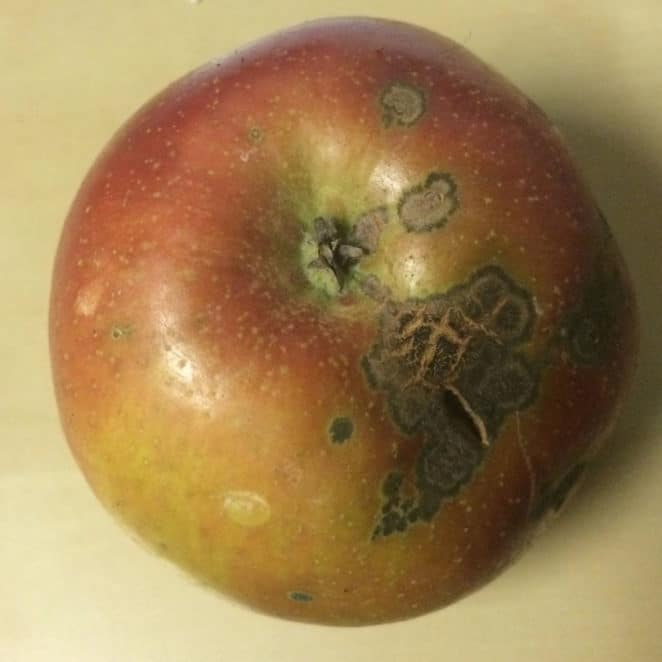
%> input picture Image_Dataset/apple_scab.jpg, 662 x 662 px
$ octave RotDetect.m   (GNU Octave 9; MATLAB toolbox functions it lacks are replaced by stand-ins)
%> lines starting %> are read from the running program, lines starting %| are printed output that depends on the picture; in (x1, y1, x2, y2) boxes, pixels count from 0 and x2, y2 are one past the last pixel; in counts of white or black regions, pixels touching at a corner belong together; the program's own positions count from 1
close all;
clc;

img = imread('./Image_Dataset/apple_scab.jpg');
%> img is the input picture: size 662x662x3 uint8; mean R, G, B 157.4, 128.3, 82.6
gray = rgb2gray(img);
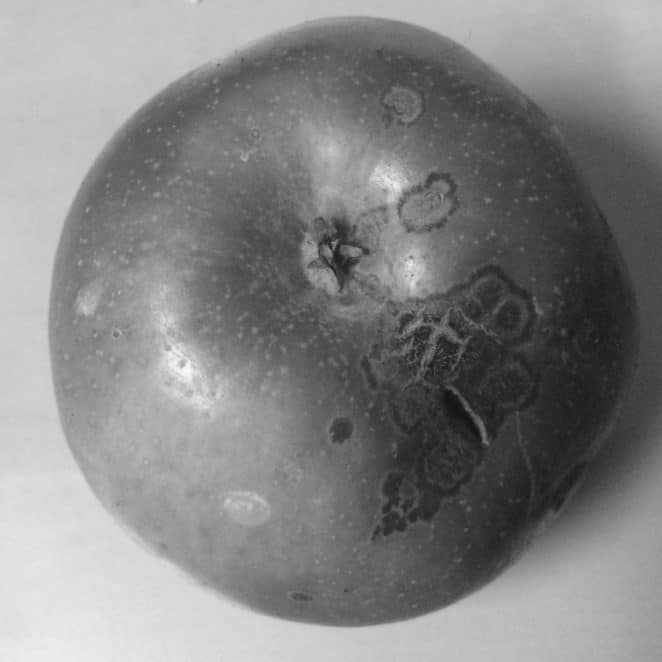
%> gray: size 662x662 uint8; min 16, max 248, mean 131.8
gray = im2double(gray);
%> gray: size 662x662 double
gray = imadjust(gray, [], [], 0.5);
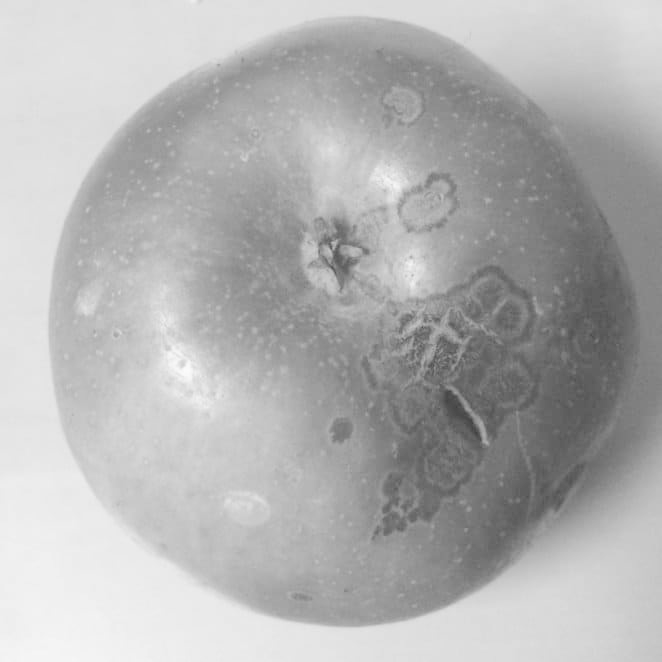
%> gray: size 662x662 double; min 0.25, max 0.986, mean 0.701

% gray = histeq(gray);

figure; imshow(gray);

%Morphological Operations
% gray = medfilt2(gray, [10 10]);
se = strel('disk', 3);
g = imclose(gray, se);
g = imopen(g, se);

figure; imshow(g);

g = imbinarize(g, 0.4);
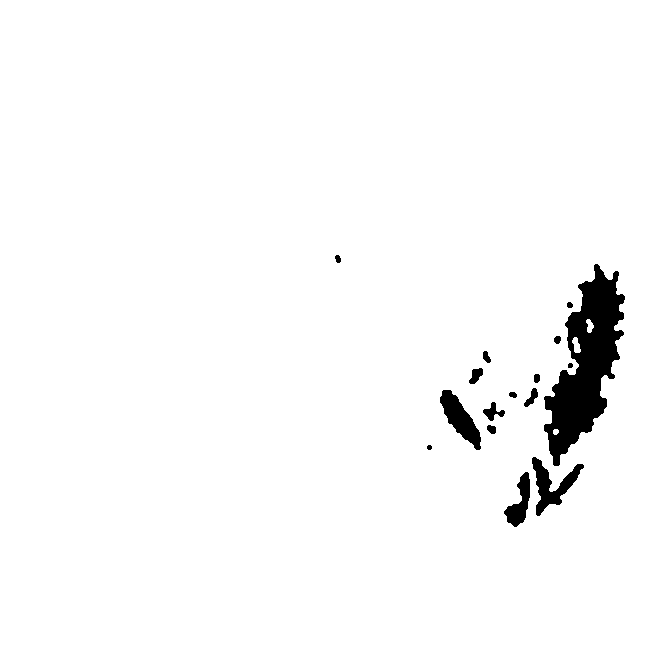
%> g: size 662x662 logical; 97.4% white; 16 black regions, largest, box (x1, y1, x2, y2) and area: (544, 264, 625, 466) 7670, (532, 457, 584, 516) 1077, (440, 390, 481, 450) 1076

[B, L] = bwboundaries(g, 'noholes');
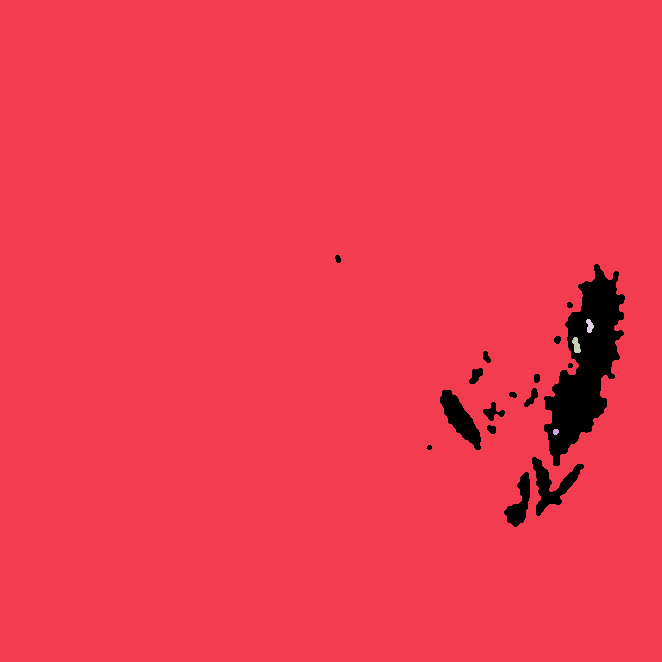
%> L: size 662x662 double; 5 distinct labels, from 0 to 4; one colour per label, 0 black
%> B = 4 boundaries; box (x1, y1, x2, y2) and points: (0, 0, 662, 662) 2645, (572, 337, 581, 353) 37, (586, 319, 594, 333) 31, (553, 429, 559, 435) 16
figure; imshow(label2rgb(L, @jet, [.5 .5 .5]))
%> after `imshow(label2rgb(L, @jet, [.5 .5 .5]))`:
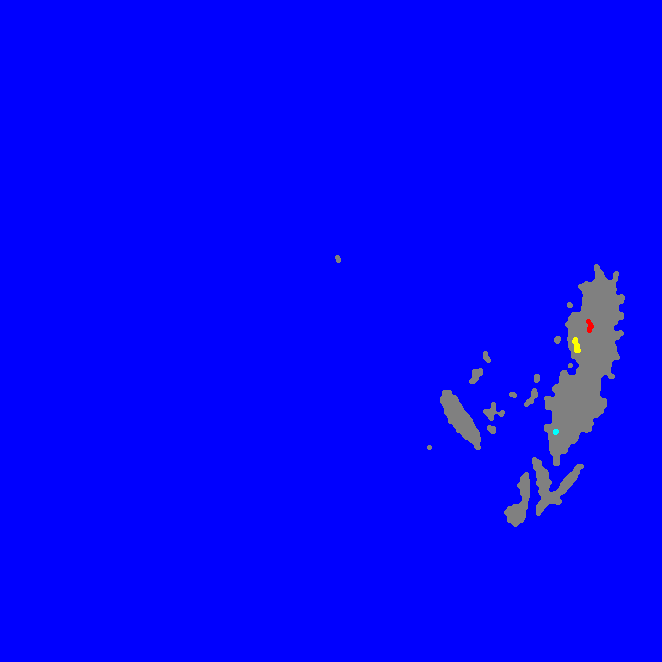
%> displayed picture: size 662x662x3, on the screen's scale of 0 to 255; mean R, G, B 3.4, 3.4, 251.6

figure; imshow(g);

$ run again, with Image_Dataset/apple_ring.jpg copied over Image_Dataset/apple_scab.jpg
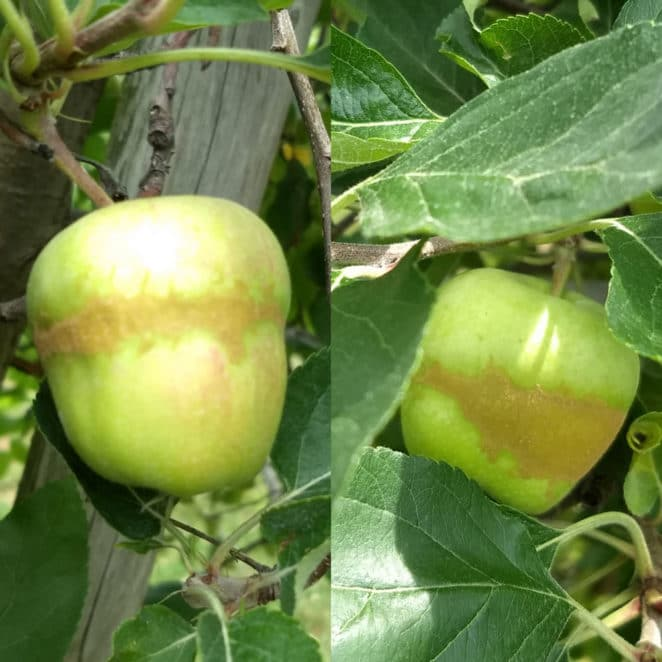
%> input picture Image_Dataset/apple_ring.jpg, 662 x 662 px
%> img is the input picture: size 662x662x3 uint8; mean R, G, B 113, 134.9, 71.4
%> `g = imbinarize(g, 0.4);`:
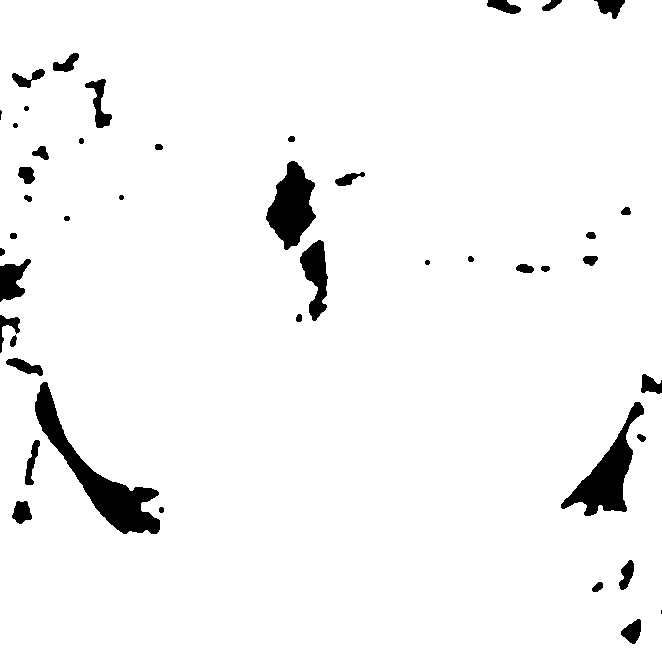
%> g: size 662x662 logical; 96% white; 45 black regions (2 under 20 px), largest, box (x1, y1, x2, y2) and area: (35, 382, 160, 534) 4465, (561, 402, 644, 516) 3033, (266, 161, 316, 250) 2625
%> B = 1 boundary; box (x1, y1, x2, y2) and points: (0, 0, 662, 662) 2871
%> `imshow(label2rgb(L, @jet, [.5 .5 .5]))`:
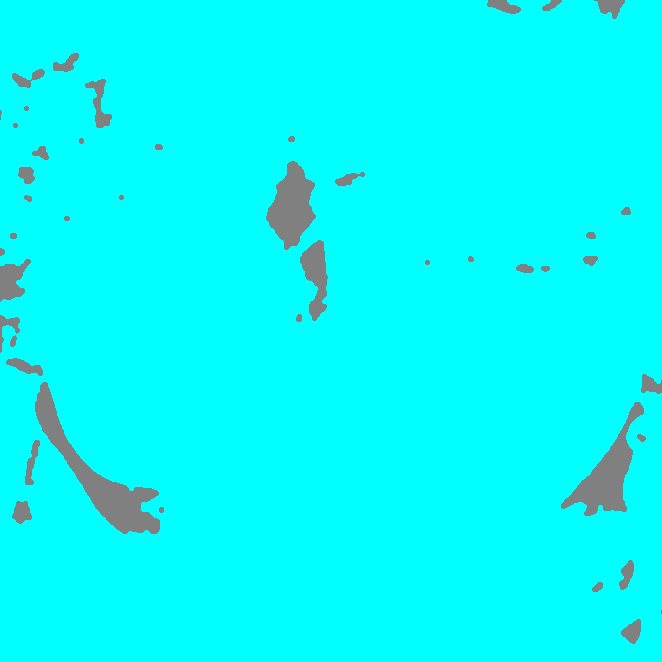
%> displayed picture: size 662x662x3, on the screen's scale of 0 to 255; mean R, G, B 5.1, 249.9, 249.9

$ run again, with Image_Dataset/apple_streaks.jpg copied over Image_Dataset/apple_scab.jpg
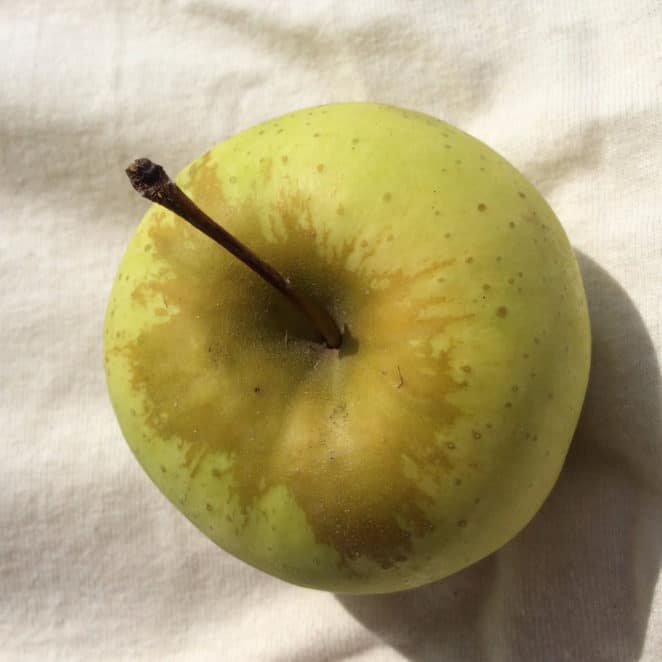
%> input picture Image_Dataset/apple_streaks.jpg, 662 x 662 px
%> img is the input picture: size 662x662x3 uint8; mean R, G, B 173.6, 161.1, 118.8
%> `g = imbinarize(g, 0.4);`:
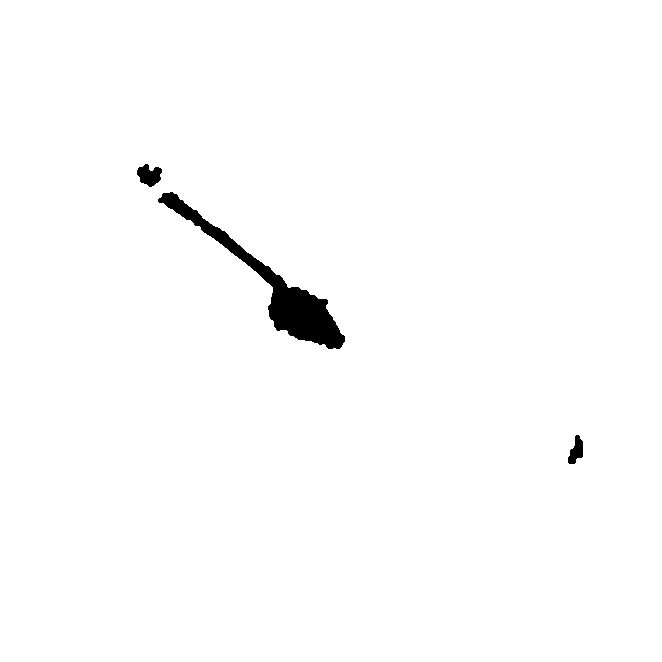
%> g: size 662x662 logical; 98.8% white; 3 black regions, box (x1, y1, x2, y2) and area: (158, 192, 345, 349) 4759, (137, 164, 162, 187) 375, (568, 435, 583, 464) 264
%> B = 1 boundary; box (x1, y1, x2, y2) and points: (0, 0, 662, 662) 2645
%> `imshow(label2rgb(L, @jet, [.5 .5 .5]))`:
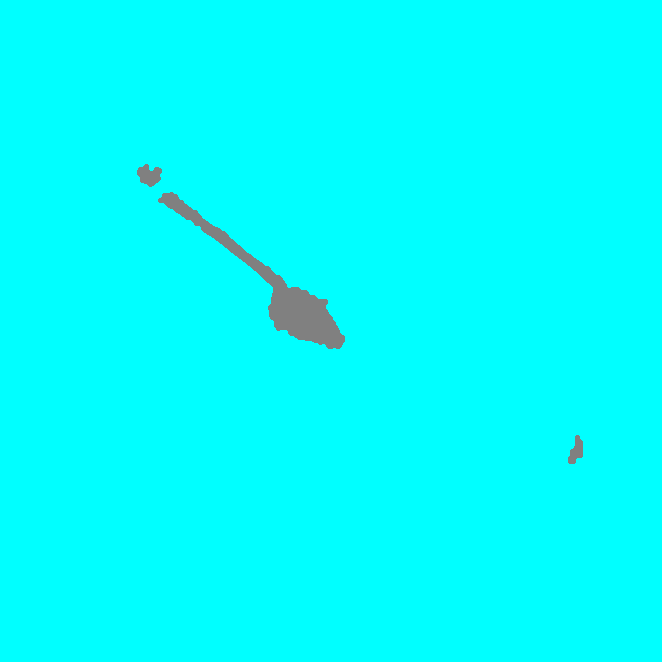
%> displayed picture: size 662x662x3, on the screen's scale of 0 to 255; mean R, G, B 1.6, 253.4, 253.4
